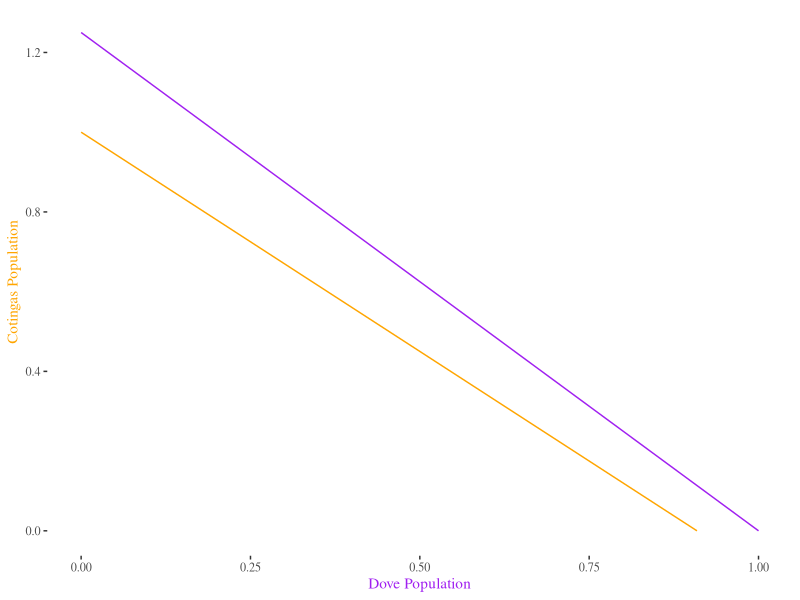
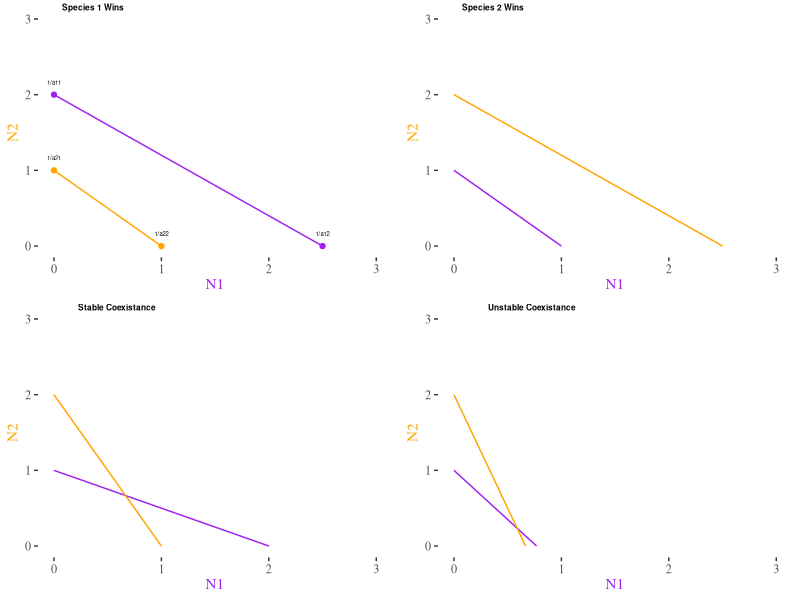

Write R code to recreate these figures, in order.
## ---- chunk 1
library(ggplot2)
library(ggthemes)

#create dataframes
dovedf <- data.frame(xdove = c(0,1), ydove = c(1.25,0))
cotingadf <-  data.frame(xcot = c(0,(1/1.1)),ycot = c(1,0))
bird_df<- cbind(dovedf,cotingadf)

ggplot(bird_df) + geom_line(aes(xdove,ydove), color = 'purple') + 
  geom_line(aes(xcot,ycot), color = 'orange') + 
  theme_tufte() + xlab('Dove Population') + ylab('Cotingas Population') + 
  theme(axis.title.x = element_text(colour = "purple"),
        axis.title.y = element_text(colour = 'orange'))

#Sam, pretty please check my conclusion on this and make sure I didn't get this backward :)
## ---- chunk 2
library(cowplot)

#Species 1 wins
a11=.4; a12=.5; a21=1; a22=1

sp1df <- data.frame(s1x = c(0, 1/a11) , s1y = c(1/a12,0))
sp2df <- data.frame(s2x = c(0,1/a21) , s2y = c(1/a22,0) )
labels <- c('1/a11','1/a12','1/a21','1/a22')
dfsp1win <- cbind(sp1df,sp2df)

ddfsp1win_plot <- ggplot(dfsp1win) + geom_line(aes(s1x,s1y), color = 'purple') +
  geom_line(aes(s2x,s2y), color = 'orange') + geom_point(aes(s2x,s2y), color = 'orange') +
  geom_text(aes(s2x,s2y), label = labels[3:4], check_overlap =TRUE, vjust = -2, size = 1.5) +
  geom_text(aes(s1x,s1y), label = labels[1:2], check_overlap =TRUE, vjust = -2, size = 1.5) +
  geom_point(aes(s1x,s1y), color = 'purple')+
  xlim(0,3) + ylim(0,3) + 
  theme_tufte() + xlab('N1') + ylab('N2') + 
    theme(axis.title.x = element_text(colour = "purple"),
        axis.title.y = element_text(colour = 'orange')) 
  
#Species 2 wins

a11=1; a12=1; a21=.4; a22=.5

sp1df <- data.frame(s1x = c(0, 1/a11) , s1y = c(1/a12,0))
sp2df <- data.frame(s2x = c(0,1/a21) , s2y = c(1/a22,0) )

dfsp2win <- cbind(sp1df,sp2df)

ddfsp2win_plot <- ggplot(dfsp2win) + geom_line(aes(s1x,s1y), color = 'purple') + 
  geom_line(aes(s2x,s2y), color = 'orange') + 
  xlim(0,3) + ylim(0,3) + 
  theme_tufte() + xlab('N1') + ylab('N2') + 
    theme(axis.title.x = element_text(colour = "purple"),
        axis.title.y = element_text(colour = 'orange'))# +
  
#Stable Coexistance

a11=.5; a12=1; a21=1; a22=.5

sp1df <- data.frame(s1x = c(0, 1/a11) , s1y = c(1/a12,0))
sp2df <- data.frame(s2x = c(0,1/a21) , s2y = c(1/a22,0) )

dfspcoex <- cbind(sp1df,sp2df)

dfspcoex_plot <- ggplot(dfspcoex) + geom_line(aes(s1x,s1y), color = 'purple') + 
  geom_line(aes(s2x,s2y), color = 'orange') + 
  xlim(0,3) + ylim(0,3) + 
  theme_tufte() + xlab('N1') + ylab('N2') + 
    theme(axis.title.x = element_text(colour = "purple"),
        axis.title.y = element_text(colour = 'orange')) 
  



#Unstable Coexistance
a11=1.3; a12=1; a21=1.5; a22=.5

sp1df <- data.frame(s1x = c(0, 1/a11) , s1y = c(1/a12,0))
sp2df <- data.frame(s2x = c(0,1/a21) , s2y = c(1/a22,0) )

dfspunstcoex <- cbind(sp1df,sp2df)

dfspunstcoex_plot <- ggplot(dfspunstcoex) + geom_line(aes(s1x,s1y), color = 'purple') + 
  geom_line(aes(s2x,s2y), color = 'orange') + 
  xlim(0,3) + ylim(0,3) + 
  theme_tufte() + xlab('N1') + ylab('N2') + 
    theme(axis.title.x = element_text(colour = "purple"),
        axis.title.y = element_text(colour = 'orange')) 



plot_grid(ddfsp1win_plot,ddfsp2win_plot,dfspcoex_plot,dfspunstcoex_plot, labels  = c('Species 1 Wins','Species 2 Wins', 'Stable Coexistance','Unstable Coexistance'),
         hjust = -1, label_size = 6)
